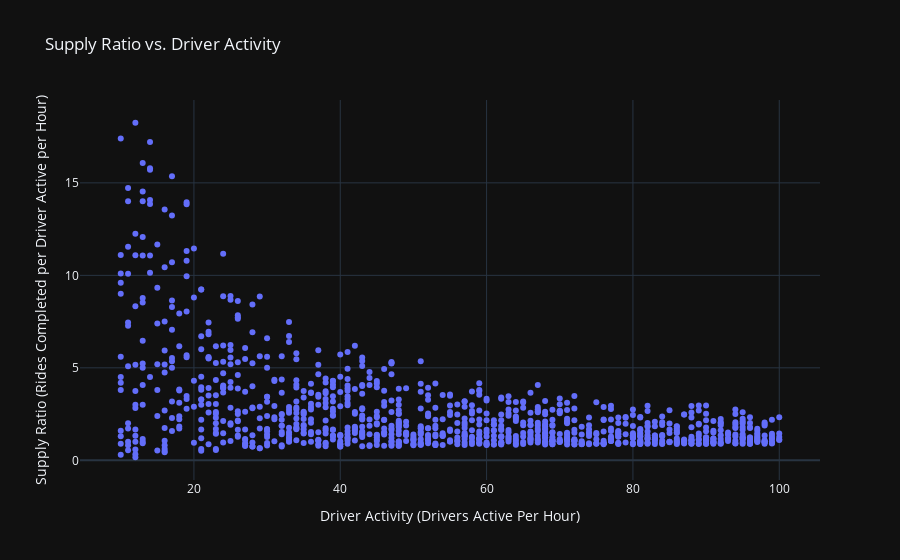
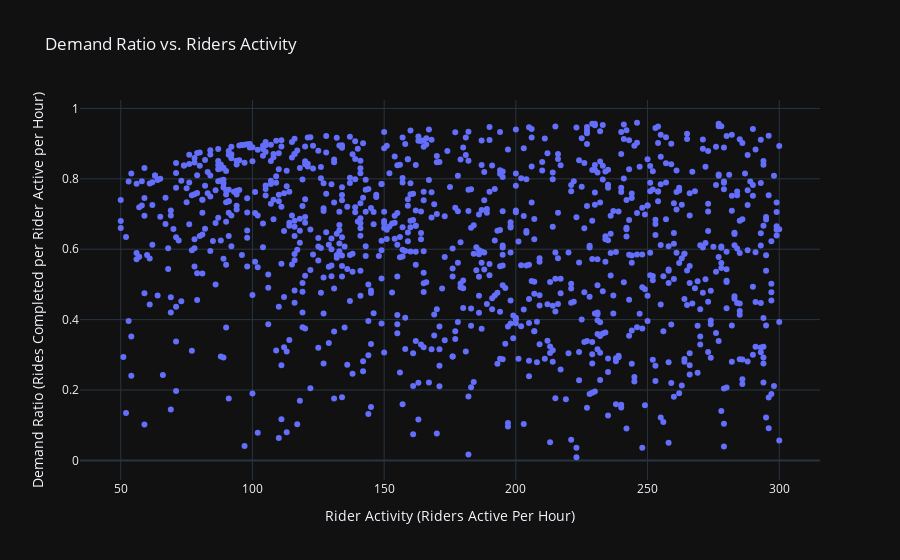

Notebook code for these charts, in order:
### Code cell
# Visalization of Supply Ratio and Demand Ratio
fig = go.Figure()
fig.add_trace(go.Scatter(x=Cab_Ride_Data['Drivers Active Per Hour'], 
                         y=Cab_Ride_Data['Supply Ratio'], mode='markers'))
fig.update_layout(
    title='Supply Ratio vs. Driver Activity',
    xaxis_title='Driver Activity (Drivers Active Per Hour)',
    yaxis_title='Supply Ratio (Rides Completed per Driver Active per Hour)'
)
fig.show()

fig = go.Figure()
fig.add_trace(go.Scatter(x=Cab_Ride_Data['Riders Active Per Hour'], 
                         y=Cab_Ride_Data['Demand Ratio'], mode='markers'))
fig.update_layout(
    title='Demand Ratio vs. Riders Activity',
    xaxis_title='Rider Activity (Riders Active Per Hour)',
    yaxis_title='Demand Ratio (Rides Completed per Rider Active per Hour)'
)
fig.show()

### Figure 1 — Plotly figure (JSON) as saved in the notebook; plotly's stock layout.template omitted (floating-point values rounded to 4 significant figures; data arrays with more than 128 entries replaced by an {"elided": "..."} marker saying what was removed)
{"data": [{"mode": "markers", "type": "scatter", "x": {"elided": "1045 int values"}, "y": {"elided": "1045 float values"}}], "layout": {"title": {"text": "Supply Ratio vs. Driver Activity"}, "xaxis": {"title": {"text": "Driver Activity (Drivers Active Per Hour)"}}, "yaxis": {"title": {"text": "Supply Ratio (Rides Completed per Driver Active per Hour)"}}}}

### Figure 2 — Plotly figure (JSON) as saved in the notebook; plotly's stock layout.template omitted (floating-point values rounded to 4 significant figures; data arrays with more than 128 entries replaced by an {"elided": "..."} marker saying what was removed)
{"data": [{"mode": "markers", "type": "scatter", "x": {"elided": "1045 int values"}, "y": {"elided": "1045 float values"}}], "layout": {"title": {"text": "Demand Ratio vs. Riders Activity"}, "xaxis": {"title": {"text": "Rider Activity (Riders Active Per Hour)"}}, "yaxis": {"title": {"text": "Demand Ratio (Rides Completed per Rider Active per Hour)"}}}}
